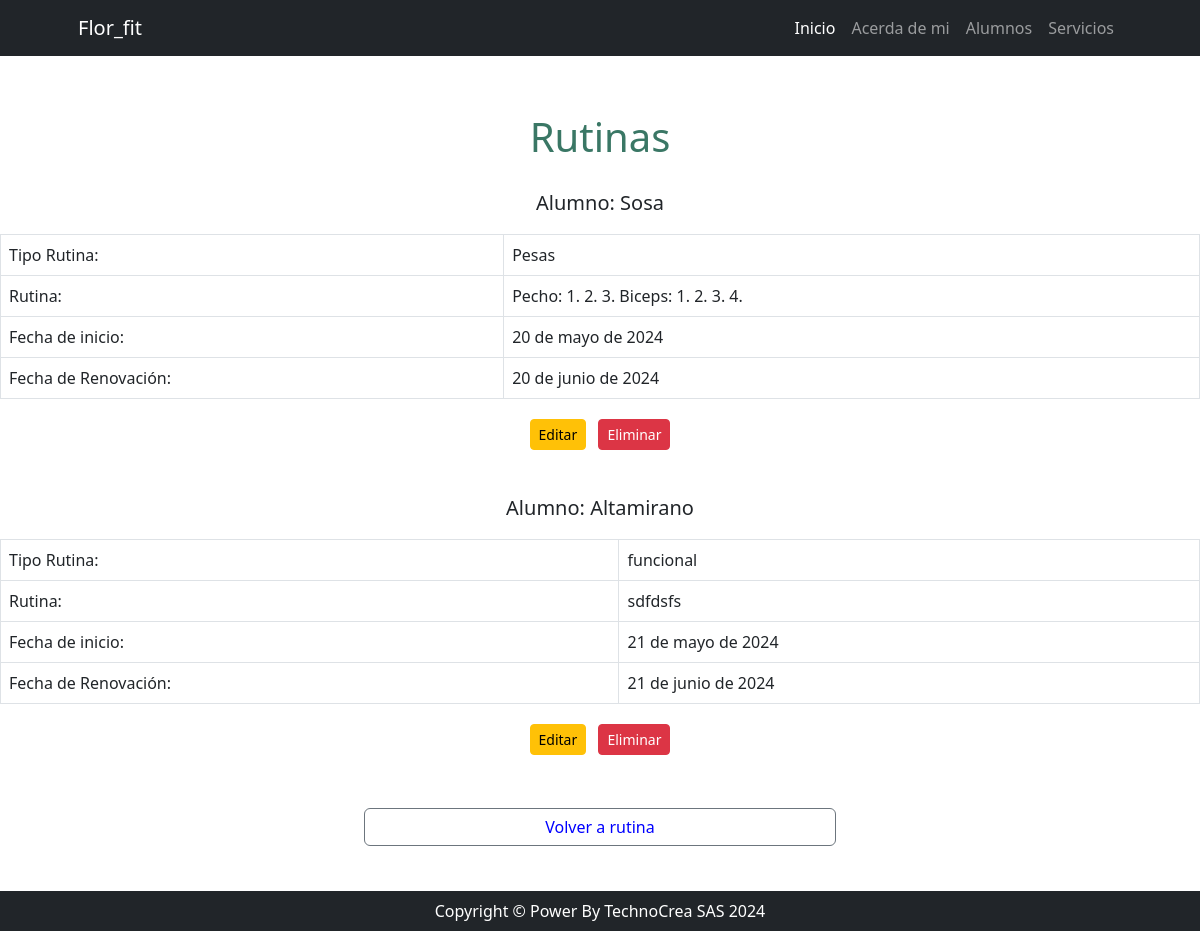
The page /usuario/rutina/list on the database its author committed.
### usuario/models.py (models this page shows, shortened)
class Rutina(models.Model):
    instructor = models.ForeignKey(Instructor, on_delete=models.CASCADE, verbose_name="Instructor asignado")
    alumno = models.ForeignKey(Alumno, on_delete=models.CASCADE, verbose_name="Alumno asignado")
    nombre = models.CharField(max_length=150, verbose_name="Nombre de la rutina")
    descripcion = models.TextField(verbose_name="Descripción")
    fecha_inicio = models.DateField(verbose_name="Fecha de inicio")
    fecha_fin = models.DateField(verbose_name="Fecha de fin")
    class Meta:
        verbose_name = 'Rutina'
        verbose_name_plural = 'Rutinas'

class Alumno(models.Model):
    dni = models.IntegerField()
    apellido = models.CharField(max_length=100)
    nombre = models.CharField(max_length=100)
    email = models.EmailField(unique=True)
    telefono = models.CharField(max_length=20, blank=True)
    fecha_nacimiento = models.DateField(null=True, blank=True)
    def __str__(self):
        return self.apellido
    class Meta:
        verbose_name = 'Alumno'
        verbose_name_plural = 'Alumnos'

### usuario/views.py (the view)
# urls.py: path('rutina/list', views.rutina_list, name='rutina_list'),
def rutina_list(request):
    busqueda = request.GET.get("busqueda", None)
    if busqueda:
        print(busqueda)
        consulta = Rutina.objects.filter(nombre__icontains=busqueda)
    else:
        consulta = Rutina.objects.all()
    contexto = {"rutinas": consulta}
    return render(request, "usuario/rutina_list.html", contexto)

### usuario/templates/usuario/rutina_list.html (shortened to what this page needs)
{% extends 'core/base.html' %}
{% block content %}
    <header>
        <h1 class="text-center" style="padding-top: 1.5cm; padding-bottom: 0.5cm; color: #3a7765;">Rutinas</h1>
    </header>
    <ul class="list-unstyled">
        <ul class="list-unstyled">
            {% for rutina in rutinas %}
            <li>
                <p class="font-weight-bold text-center" style="font-size: 1.25rem;">Alumno: {{ rutina.alumno }}</p>
                <div class="table-responsive">
                    <table class="table table-bordered">
                        <tbody>
                            <tr>
                                <td class="font-weight-bold">Tipo Rutina:</td>
                                <td>{{ rutina.nombre }}</td>
                            </tr>
                            <tr>
                                <td class="font-weight-bold">Rutina:</td>
                                <td>{{ rutina.descripcion }}</td>
                            </tr>
                            <tr>
                                <td class="font-weight-bold">Fecha de inicio:</td>
                                <td>{{ rutina.fecha_inicio }}</td>
                            </tr>
                            <tr>
                                <td class="font-weight-bold">Fecha de Renovación:</td>
                                <td>{{ rutina.fecha_fin }}</td>
                            </tr>
                        </tbody>
                    </table>
                    <div class="text-center">
                        <a href="{% url 'usuario:rutina_update' rutina.id %}" class="btn btn-warning btn-sm m-1">Editar</a>
                        <a href="{% url 'usuario:rutina_delete' rutina.id %}" class="btn btn-danger btn-sm m-1">Eliminar</a>
                    </div>
                </div>
                <div class="text-center">
                    <a href="" class="btn btn-close-white btn-sm m-1">Volver a Rutina</a>
                </div>
            </li>
            {% endfor %}
        </ul>
        <div style="text-align: center; padding: 10px; margin-bottom: 75px;">
            <a href="{% url 'usuario:rutina_main' %}" class="btn btn-outline-secondary" style="width: 40%; color: blue;">Volver a rutina</a>
        </div>
{% endblock content %}

### rows shown on the page
Rutina: alumno "Sosa", nombre "Pesas", descripcion "Pecho: 1. 2. 3. Biceps: 1. 2. 3. 4.", fecha_inicio "20 de mayo de 2024", fecha_fin "20 de junio de 2024"
Rutina: alumno "Altamirano", nombre "funcional", descripcion "sdfdsfs", fecha_inicio "21 de mayo de 2024", fecha_fin "21 de junio de 2024"
